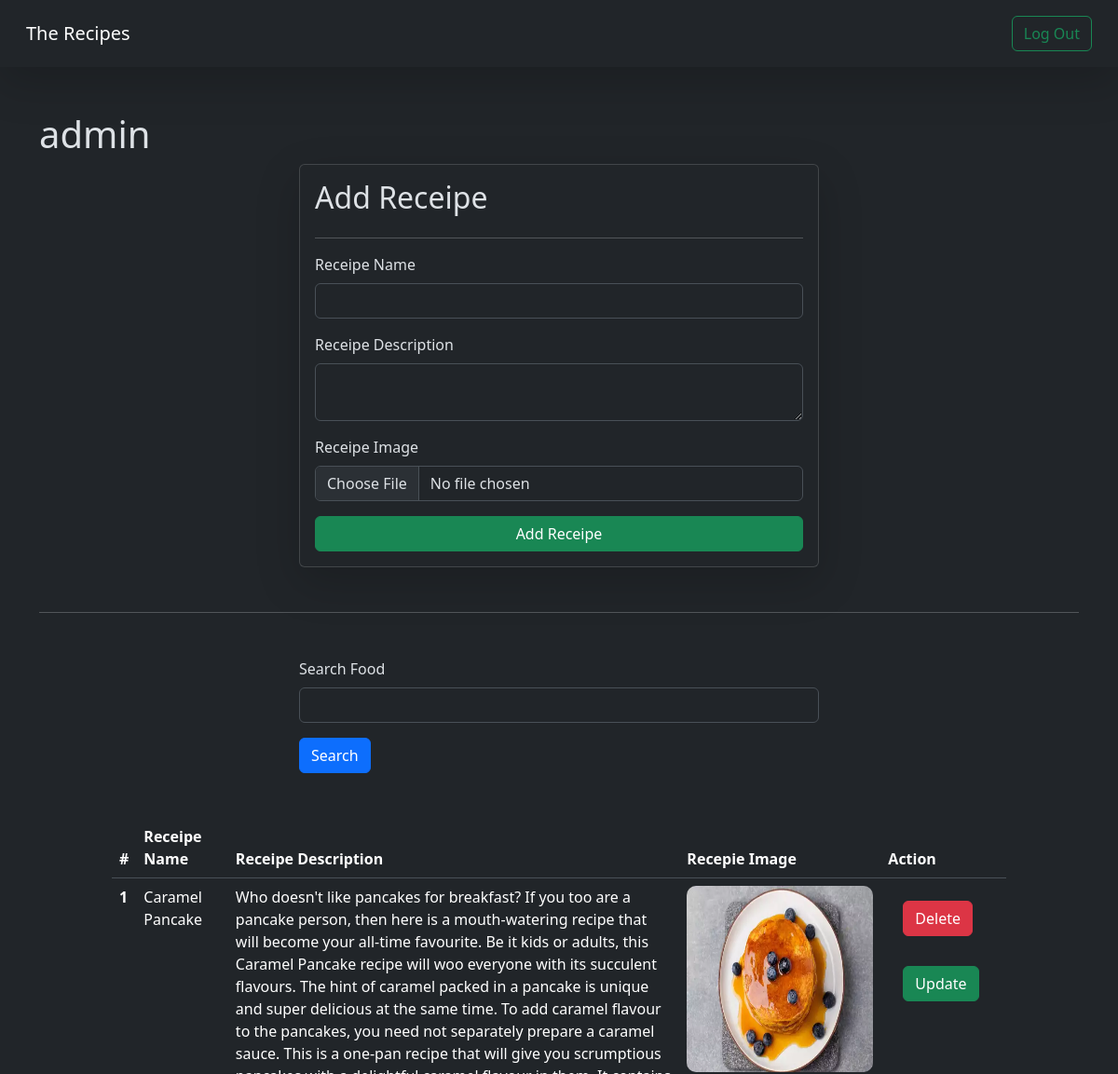
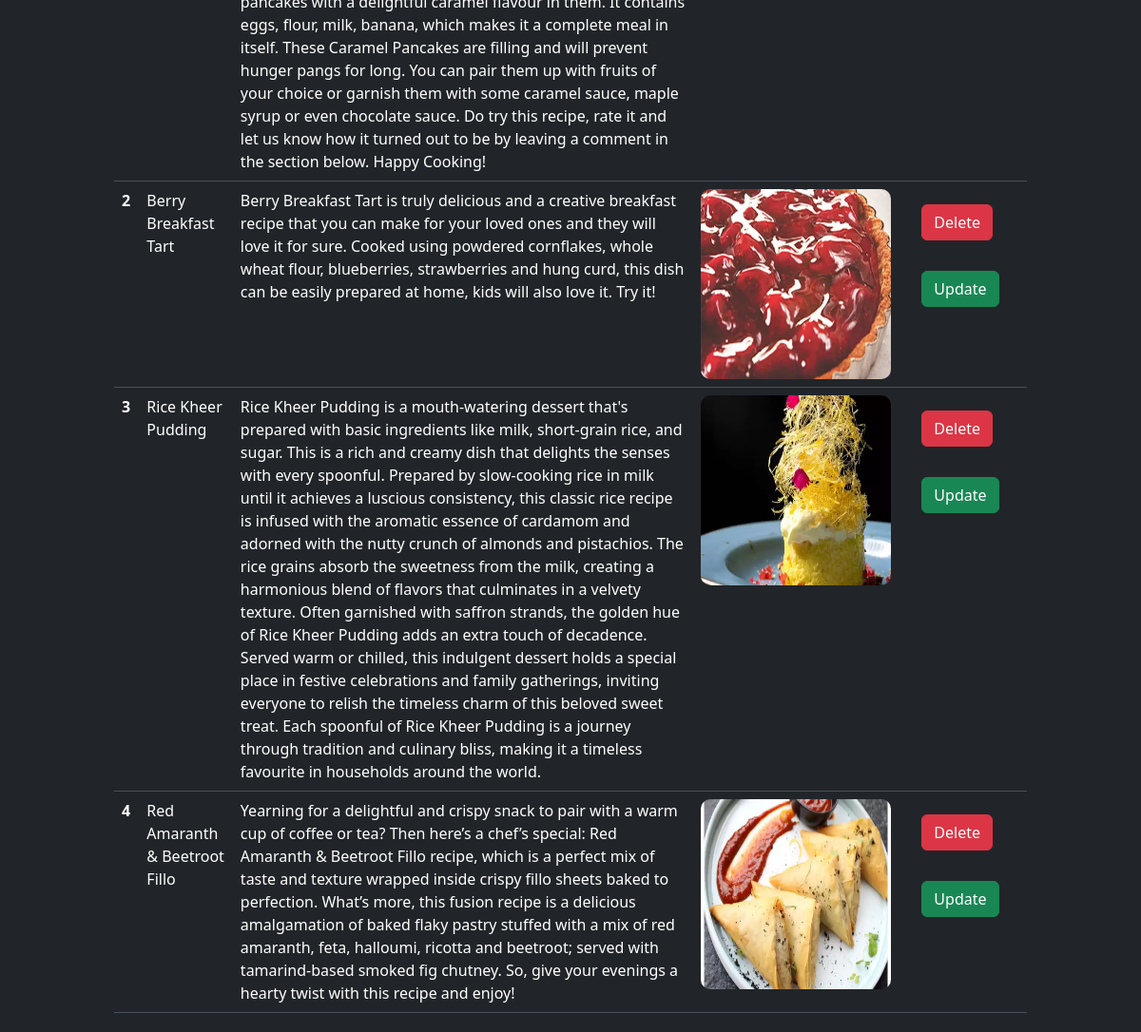
Screenshot of / (signed in) with the database file from the repository (2 pictures, top to bottom).
### vege/models.py (models this page shows, shortened)
class Receipe(models.Model):
    user = models.ForeignKey(
        User, on_delete=models.SET_NULL, null=True, blank=True)
    receipe_name = models.CharField(max_length=100)
    receipe_description = models.TextField()
    receipe_image = models.ImageField(upload_to="receipe")
    recipe_view_count = models.IntegerField(default=1)

### vege/views.py (the view, shortened to what this page needs)
# urls.py: path('', receipes),
@login_required(login_url="/vege/loginn")
def receipes(request):
    queryset = Receipe.objects.all()
    if request.GET.get("search"):
        queryset = Receipe.objects.filter(Q(receipe_name__icontains=request.GET.get(
            "search")) | Q(receipe_description__icontains=request.GET.get("search")))
    elif request.GET.get("search") == '':
        queryset = None
    context = {"receipes": queryset}
    return render(request, "receipes.html", context=context)

### vege/templates/receipes.html (shortened to what this page needs)
{% extends 'base.html' %}
{% block start %}
  <div class="container mt-5">
    <h1>{{ request.user }}</h1>
    <form class="col-6 mx-auto mb-5 card p-3 shadow-lg" method="post" enctype="multipart/form-data">
      <h2>Add Receipe</h2>
      <hr />
      <div class="mb-3">
        <label for="exampleInputEmail1" class="form-label">Receipe Name</label>
        <input type="text" required class="form-control" id="exampleInputEmail1" aria-describedby="emailHelp" name="receipe_name" />
      </div>
      <div class="mb-3">
        <label for="exampleInputPassword1" class="form-label">Receipe Description</label>
        <textarea class="form-control" name="receipe_description"></textarea>
      </div>
      <div class="mb-3">
        <label for="exampleInputPassword1" class="form-label">Receipe Image</label>
        <input type="file" class="form-control" id="exampleInputEmail1" aria-describedby="emailHelp" name="receipe_image" />
      </div>
      <button type="submit" class="btn btn-success">Add Receipe</button>
    </form>
    <hr />
    <div class="mt-5">
      <div class="mx-auto col-6">
        <form>
          <div class="mb-3">
            <label for="exampleInputEmail1" class="form-label">Search Food</label>
            <input type="text" name="search" class="form-control" id="exampleInputEmail1" aria-describedby="emailHelp" name="receipe_name" />
          </div>
          <button type="submit" class="btn btn-primary">Search</button>
        </form>
      </div>
    </div>
    <table class="table mt-5">
      <thead>
        <tr>
          <th scope="col">#</th>
          <th scope="col">Receipe Name</th>
          <th scope="col">Receipe Description</th>
          <th scope="col">Recepie Image</th>
          <th scope="col">Action</th>
        </tr>
      </thead>
      <tbody>
        {% for receipe in receipes %}
          <tr>
            <th scope="row">{{ forloop.counter }}</th>
            <td>{{ receipe.receipe_name }}</td>
            <td>{{ receipe.receipe_description }}</td>
            <td>
              <img src="/media/{{ receipe.receipe_image }}" alt="Not Uploaded" height="200" width="200" style="border-radius: 10px;" />
            </td>
            <td>
              <a href="{% url 'delete_receipe' receipe.id %}" class="btn btn-danger m-3">Delete</a>
              <a href="{% url 'updated' receipe.id %}" class="btn btn-success m-3">Update</a>
            </td>
          </tr>
        {% endfor %}
      </tbody>
    </table>
  </div>
{% endblock %}

### vege/templates/base.html (style rules this page uses)
.table { width: 80vw; margin: 20px auto; }

### rows the page displays
Receipe: receipe_name "Caramel Pancake", receipe_description "Who doesn't like pancakes for breakfast? If you too are a pancake person, then here is a mouth-watering recipe that will become your all-time favourite. Be it kids or adults, this Caramel Pancake recipe will woo everyone with its succulent flavours. The hint of caramel packed in a pancake is unique and super delicious at the same time. To add caramel flavour to the pancakes, you need not separately prepare a caramel sauce. This is a one-pan recipe that will give you scrumptious pancakes with a delightful caramel flavour in them. It contains eggs, flour, milk, banana, which makes it a complete meal in itself. These Caramel Pancakes are filling and will prevent hunger pangs for long. You can…", receipe_image (picture)
Receipe: receipe_name "Berry Breakfast Tart", receipe_description "Berry Breakfast Tart is truly delicious and a creative breakfast recipe that you can make for your loved ones and they will love it for sure. Cooked using powdered cornflakes, whole wheat flour, blueberries, strawberries and hung curd, this dish can be easily prepared at home, kids will also love it. Try it!", receipe_image (picture)
Receipe: receipe_name "Rice Kheer Pudding", receipe_description "Rice Kheer Pudding is a mouth-watering dessert that's prepared with basic ingredients like milk, short-grain rice, and sugar. This is a rich and creamy dish that delights the senses with every spoonful. Prepared by slow-cooking rice in milk until it achieves a luscious consistency, this classic rice recipe is infused with the aromatic essence of cardamom and adorned with the nutty crunch of almonds and pistachios. The rice grains absorb the sweetness from the milk, creating a harmonious blend of flavors that culminates in a velvety texture. Often garnished with saffron strands, the golden hue of Rice Kheer Pudding adds an extra touch of decadence. Served warm or chilled, this indulgent…", receipe_image (picture)
Receipe: receipe_name "Red Amaranth & Beetroot Fillo", receipe_description "Yearning for a delightful and crispy snack to pair with a warm cup of coffee or tea? Then here’s a chef’s special: Red Amaranth & Beetroot Fillo recipe, which is a perfect mix of taste and texture wrapped inside crispy fillo sheets baked to perfection. What’s more, this fusion recipe is a delicious amalgamation of baked flaky pastry stuffed with a mix of red amaranth, feta, halloumi, ricotta and beetroot; served with tamarind-based smoked fig chutney. So, give your evenings a hearty twist with this recipe and enjoy!", receipe_image (picture)

### other values shown
{{ request.user }} "admin"
